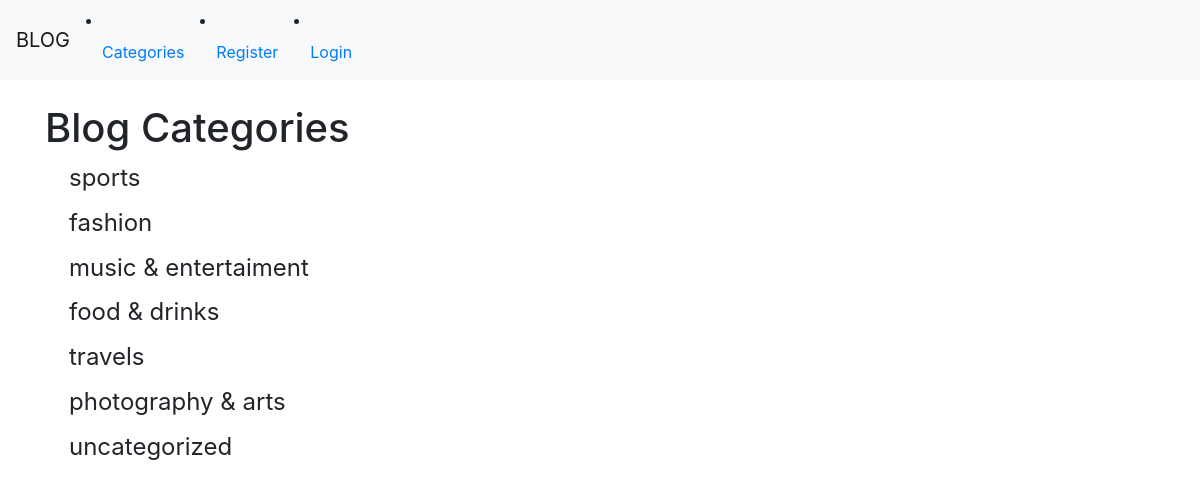
The page /category_list/ on the database its author committed.
### startblog/models.py (models this page shows, shortened)
class Category(models.Model):
    name = models.CharField(max_length=255)
    def __str__(self):
        return self.name

### startblog/views.py (the view)
# urls.py: path("category_list/", category_list, name="category_list"),
def category_list(request):
    category_menu_list = Category.objects.all()
    context = {"category_menu_list": category_menu_list}
    return render(request, "blog/category_list.html", context)

### templates/blog/category_list.html (shortened to what this page needs)
{% extends 'base.html' %}
{% block content %}
    <h1>Blog Categories</h1>
        {% for item in category_menu_list %}
            <h4><a class="dropdown-item" href="{% url 'blog:category_post' item|slugify %}">
                {{item}}
                </a></h4>
                {% endfor %}
{% endblock %}

### rows shown on the page
Category: name "sports"
Category: name "fashion"
Category: name "music & entertaiment"
Category: name "food & drinks"
Category: name "travels"
Category: name "photography & arts"
Category: name "uncategorized"
